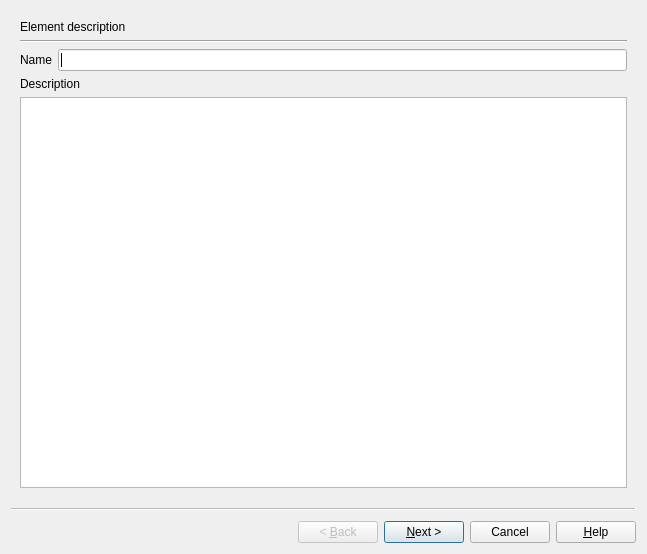
<?xml version="1.0" encoding="UTF-8"?>
<ui version="4.0">
 <class>CreateExternalProcessWorkerDialog</class>
 <widget class="QWizard" name="CreateExternalProcessWorkerDialog">
  <property name="geometry">
   <rect>
    <x>0</x>
    <y>0</y>
    <width>647</width>
    <height>554</height>
   </rect>
  </property>
  <property name="windowTitle">
   <string>Create Element with Command Line Tool</string>
  </property>
  <property name="wizardStyle">
   <enum>QWizard::ClassicStyle</enum>
  </property>
  <property name="options">
   <set>QWizard::HaveHelpButton|QWizard::HelpButtonOnRight</set>
  </property>
  <widget class="QWizardPage" name="wpName">
   <layout class="QVBoxLayout" name="verticalLayout_4">
    <property name="sizeConstraint">
     <enum>QLayout::SetMinAndMaxSize</enum>
    </property>
    <item>
     <widget class="QLabel" name="elementNamePageTitle">
      <property name="text">
       <string>Element description</string>
      </property>
     </widget>
    </item>
    <item>
     <widget class="Line" name="line_5">
      <property name="orientation">
       <enum>Qt::Horizontal</enum>
      </property>
     </widget>
    </item>
    <item>
     <layout class="QHBoxLayout" name="horizontalLayout_5">
      <item>
       <widget class="QLabel" name="label_6">
        <property name="text">
         <string>Name</string>
        </property>
       </widget>
      </item>
      <item>
       <widget class="QLineEdit" name="nameLineEdit"/>
      </item>
     </layout>
    </item>
    <item>
     <widget class="QLabel" name="label_7">
      <property name="text">
       <string>Description</string>
      </property>
     </widget>
    </item>
    <item>
     <widget class="QTextEdit" name="descriptionTextEdit">
      <property name="acceptRichText">
       <bool>true</bool>
      </property>
     </widget>
    </item>
   </layout>
  </widget>
  <widget class="QWizardPage" name="wpInput">
   <layout class="QVBoxLayout" name="verticalLayout">
    <property name="sizeConstraint">
     <enum>QLayout::SetMinAndMaxSize</enum>
    </property>
    <item>
     <widget class="QLabel" name="inputPageTitle">
      <property name="text">
       <string>Input data</string>
      </property>
     </widget>
    </item>
    <item>
     <widget class="Line" name="line">
      <property name="orientation">
       <enum>Qt::Horizontal</enum>
      </property>
     </widget>
    </item>
    <item>
     <widget class="QTableView" name="inputTableView"/>
    </item>
    <item>
     <layout class="QHBoxLayout" name="horizontalLayout">
      <property name="sizeConstraint">
       <enum>QLayout::SetMinAndMaxSize</enum>
      </property>
      <item>
       <spacer name="horizontalSpacer">
        <property name="orientation">
         <enum>Qt::Horizontal</enum>
        </property>
        <property name="sizeHint" stdset="0">
         <size>
          <width>188</width>
          <height>20</height>
         </size>
        </property>
       </spacer>
      </item>
      <item>
       <widget class="QPushButton" name="addInputButton">
        <property name="text">
         <string>Add input</string>
        </property>
       </widget>
      </item>
      <item>
       <widget class="QPushButton" name="deleteInputButton">
        <property name="text">
         <string>Delete</string>
        </property>
       </widget>
      </item>
     </layout>
    </item>
   </layout>
  </widget>
  <widget class="QWizardPage" name="wpOutput">
   <layout class="QVBoxLayout" name="verticalLayout_5">
    <item>
     <widget class="QLabel" name="outputPageTitle">
      <property name="text">
       <string>Output data</string>
      </property>
     </widget>
    </item>
    <item>
     <widget class="Line" name="line_2">
      <property name="orientation">
       <enum>Qt::Horizontal</enum>
      </property>
     </widget>
    </item>
    <item>
     <widget class="QTableView" name="outputTableView"/>
    </item>
    <item>
     <layout class="QHBoxLayout" name="horizontalLayout_2">
      <property name="sizeConstraint">
       <enum>QLayout::SetMinAndMaxSize</enum>
      </property>
      <item>
       <spacer name="horizontalSpacer_2">
        <property name="orientation">
         <enum>Qt::Horizontal</enum>
        </property>
        <property name="sizeHint" stdset="0">
         <size>
          <width>188</width>
          <height>20</height>
         </size>
        </property>
       </spacer>
      </item>
      <item>
       <widget class="QPushButton" name="addOutputButton">
        <property name="text">
         <string>Add output</string>
        </property>
       </widget>
      </item>
      <item>
       <widget class="QPushButton" name="deleteOutputButton">
        <property name="text">
         <string>Delete</string>
        </property>
       </widget>
      </item>
     </layout>
    </item>
   </layout>
  </widget>
  <widget class="QWizardPage" name="wpAttributes">
   <layout class="QVBoxLayout" name="verticalLayout_2">
    <property name="sizeConstraint">
     <enum>QLayout::SetMinAndMaxSize</enum>
    </property>
    <item>
     <widget class="QLabel" name="parametersPageTitle">
      <property name="text">
       <string>Parameters</string>
      </property>
     </widget>
    </item>
    <item>
     <widget class="Line" name="line_4">
      <property name="orientation">
       <enum>Qt::Horizontal</enum>
      </property>
     </widget>
    </item>
    <item>
     <widget class="QTableView" name="attributesTableView"/>
    </item>
    <item>
     <layout class="QHBoxLayout" name="horizontalLayout_4">
      <property name="sizeConstraint">
       <enum>QLayout::SetMinAndMaxSize</enum>
      </property>
      <item>
       <spacer name="horizontalSpacer_3">
        <property name="orientation">
         <enum>Qt::Horizontal</enum>
        </property>
        <property name="sizeHint" stdset="0">
         <size>
          <width>188</width>
          <height>20</height>
         </size>
        </property>
       </spacer>
      </item>
      <item>
       <widget class="QPushButton" name="addAttributeButton">
        <property name="text">
         <string>Add attribute</string>
        </property>
       </widget>
      </item>
      <item>
       <widget class="QPushButton" name="deleteAttributeButton">
        <property name="text">
         <string>Delete</string>
        </property>
       </widget>
      </item>
     </layout>
    </item>
   </layout>
  </widget>
  <widget class="QWizardPage" name="wizardPage">
   <layout class="QVBoxLayout" name="verticalLayout_3">
    <property name="sizeConstraint">
     <enum>QLayout::SetMinAndMaxSize</enum>
    </property>
    <item>
     <widget class="QLabel" name="templatePageTitle">
      <property name="text">
       <string>Command line template</string>
      </property>
     </widget>
    </item>
    <item>
     <widget class="Line" name="line_3">
      <property name="orientation">
       <enum>Qt::Horizontal</enum>
      </property>
     </widget>
    </item>
    <item>
     <layout class="QHBoxLayout" name="horizontalLayout_3">
      <property name="sizeConstraint">
       <enum>QLayout::SetMinAndMaxSize</enum>
      </property>
      <item>
       <widget class="QLabel" name="label_4">
        <property name="text">
         <string>Execution string</string>
        </property>
       </widget>
      </item>
      <item>
       <widget class="QPlainTextEdit" name="pteTemplate"/>
      </item>
     </layout>
    </item>
    <item>
     <widget class="QLabel" name="label_8">
      <property name="text">
       <string>Parameterized description</string>
      </property>
     </widget>
    </item>
    <item>
     <widget class="QTextEdit" name="prompterTextEdit">
      <property name="html">
       <string>&lt;!DOCTYPE HTML PUBLIC &quot;-//W3C//DTD HTML 4.0//EN&quot; &quot;http://www.w3.org/TR/REC-html40/strict.dtd&quot;&gt;
&lt;html&gt;&lt;head&gt;&lt;meta name=&quot;qrichtext&quot; content=&quot;1&quot; /&gt;&lt;style type=&quot;text/css&quot;&gt;
p, li { white-space: pre-wrap; }
&lt;/style&gt;&lt;/head&gt;&lt;body style=&quot; font-family:'.SF NS Text'; font-size:13pt; font-weight:400; font-style:normal;&quot;&gt;
&lt;p style=&quot;-qt-paragraph-type:empty; margin-top:12px; margin-bottom:12px; margin-left:0px; margin-right:0px; -qt-block-indent:0; text-indent:0px; font-family:'MS Shell Dlg 2'; font-size:8.25pt;&quot;&gt;&lt;br /&gt;&lt;/p&gt;&lt;/body&gt;&lt;/html&gt;</string>
      </property>
     </widget>
    </item>
   </layout>
  </widget>
 </widget>
 <resources/>
 <connections/>
</ui>
